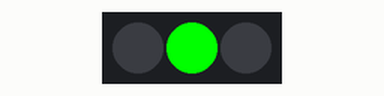
Recording of a sketch running on a simulated Arduino Uno, built with avr-gcc and run on an emulated ATmega328P. On the bench: 3 RGB LEDs in strip order, left to right. Dim RGB values are drawn brighter than linear.

Above: at 0.17 s.
At 11.55 s:
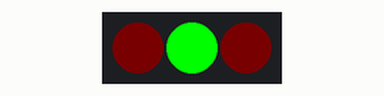
At 21.08 s:
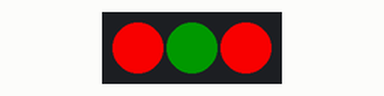
At 39.83 s:
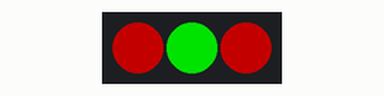
Timing chart, 0 to 40.0 s (numbered marks = the images above):
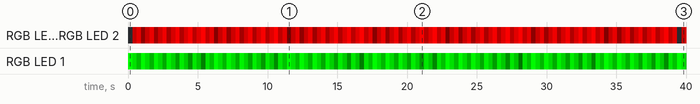

Measured:
- by itself, RGB LED 1: off → RGB(0, 255, 0) at 0.02 s, → RGB(0, 165, 0) 0.31 s later, → RGB(0, 75, 0) 0.31 s later, → RGB(0, 241, 0) 0.31 s later, … (131 changes in this stretch)
- by itself, RGB LED 0, RGB LED 2: off → RGB(90, 0, 0) at 0.33 s, → RGB(180, 0, 0) 0.31 s later, → RGB(14, 0, 0) 0.31 s later, → RGB(104, 0, 0) 0.31 s later, … (130 changes in this stretch)

The sketch:

ChainableLed.ino
```cpp
#include <ChainableLED.h> // Installeer de 'Grove-Chanaable RGB LED"
#define NUM_LEDS 3  //aantal LEDS die je gaat aansluiten
ChainableLED leds(5, 6, NUM_LEDS);  //Sluit aan op D5. Eerste is de input pin. Dus sluit aan


byte power = 0;

void setup() {
  Serial.begin(9600); //zodat je de serial monitor kan uitlezen
}


void loop(){
  for (byte i=0; i<NUM_LEDS; i++)
  {
    if (i%2 == 0){
      leds.setColorRGB(i, power, 0, 0);
    } else {
      leds.setColorRGB(i, 0, 255-power, 0);
    }
  }
  power+= 10;

  delay(10);
}
```
